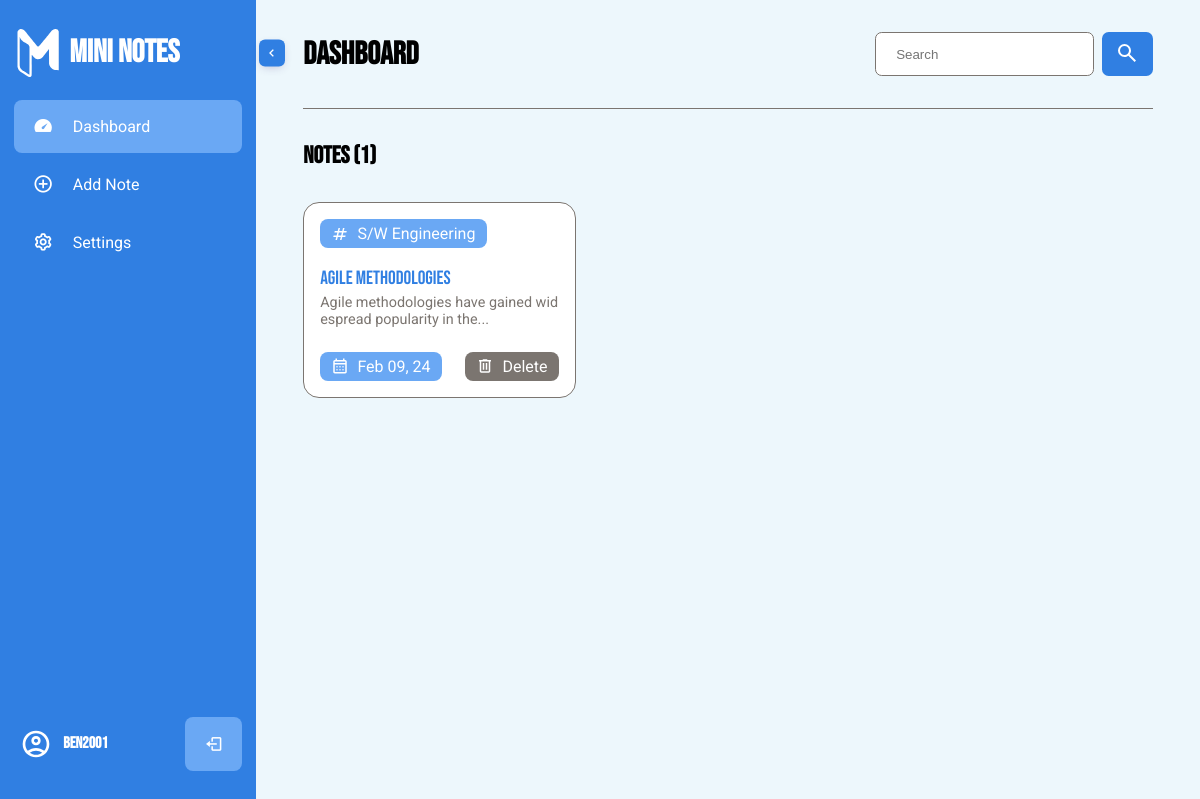
The app's page /dashboard/ (signed in) with its own data.
### notesapp/models.py (models this page shows, shortened)
class Note(models.Model):
    user = models.ForeignKey(User, on_delete=models.CASCADE, default=1)
    title = models.CharField(max_length=255)
    content = models.TextField()
    tags = models.CharField(max_length=255, blank=True, null=True)
    slug = models.SlugField(unique=True)
    date_created = models.DateTimeField(auto_now_add=True)
    date_modified = models.DateTimeField(auto_now=True)

### notesapp/views.py (the view)
# urls.py: path("dashboard/", views.dashboard, name="dashboard"),
@login_required(login_url='userapp:login')
def dashboard(request):
    all_notes = Note.objects.filter(user=request.user)
    query = request.GET.get('search-query')
    if query:
        all_notes = all_notes.filter(
            Q(title__icontains=query) |
            Q(content__icontains=query) |
            Q(tags__icontains=query)
        ).distinct()
    all_notes = all_notes.order_by('-date_created')
    context = {
        "page_title": "MiniNotes | Dashboard",
        "notes": all_notes,
    }
    if not all_notes.exists() and not query:
        context['no_results_message'] = "No notes found."
        context['page_title'] = "MiniNotes | Dashboard - No Notes"
    elif not all_notes.exists() and query:
        context['no_results_message'] = "No search items found."
        context['page_title'] = "MiniNotes | Dashboard - No Search Results"
    return render(request, "dashboard.html", context)

### notesapp/templates/dashboard.html
{% extends 'base.html' %}
{% load static %}
{% block content %}
{% include 'partials/sidebar.html' %}
<div class="dashboard">
    <header class="dashboard-header content-container">
        <h1>Dashboard</h1>
        <form class="dashboard-search-box" role="search">
            <input class="dashboard-form-control" type="search" placeholder="Search" aria-label="Search"
                name="search-query">
            <button class="dashboard-search-btn" type="submit"> <span class="visually-hidden">Search</span>
                <img src="{% static 'images/search.svg' %}" alt="" class="dashboard-search-btn-icon"> </button>
        </form>
    </header>
    <main class="dashboard-main content-container">
        <div class="dashboard-title-div">
            <h2 class="dashboard-title">Notes ({% if notes %}{{ notes.count }}{% else %}0{% endif %})</h2>
        </div>
        <div class="notes-container">
            {% if no_results_message %}
            <p class="dashboard-search-item-result">{{ no_results_message }}</p>
            {% else %}
            <div class="notes-div">
                {% for note in notes %}
                <div class="note-card">
                    <div class="note-card-tag"><img src="{% static 'images/tag.svg' %}" class="note-card-tag-icon"><span
                            class="note-card-tag-content">{{note.tags}}</span></div>
                    <a href="{% url 'noteapp:notedetails' slug=note.slug %}" class="note-card-title">
                        {{note.title|slice:":45" }}{% if note.title|length > 45 %}...{% endif %}</a>
                    <p class="note-card-content">{{ note.content|slice:":60" }}{% if note.content|length > 20 %}...</p>
                    {% endif %}
                    <div class="note-card-details-div">
                        <div class="note-card-date-div">
                            <img src="{% static 'images/date.svg' %}" class="note-card-date-icon">
                            <span class="note-card-date-content">{{ note.date_modified|date:"M d, y"}}</span>
                        </div>
                        <div class="note-card-delete-div">
                            <a href="{% url 'noteapp:deletenote' slug=note.slug %}" class="note-card-delete-link"><img
                                    src="{% static 'images/delete.svg' %}" class="note-card-delete-icon"><span
                                    class="note-card-delete-content">Delete</span></a>
                        </div>
                    </div>
                </div>
                {% endfor %}
            </div>
            {% endif %}
        </div>
    </main>
</div>
{% endblock %}

### notesapp/templates/partials/sidebar.html (shortened to what this page needs)
{% load static %}
<nav class="sidebar">
    <div class="sidebar-top">
        <span class="shrink-btn">
            <i class='bx bx-chevron-left'></i>
        </span>
        <img src="{% static 'images/note_app_logo_white.svg' %}" class="sidebar-logo" alt="sidebar-logo-image">
        <h3 class="hide sidebar-logo-text">Mini Notes</h3>
    </div>
    <div class="sidebar-links">
        <ul>
            <li class="tooltip-element" data-tooltip="0">
                <a href="{% url 'noteapp:dashboard' %}" data-active="0">
                    <div class="icon">
                        <i class='bx bxs-tachometer'></i>
                    </div>
                    <span class="link hide">Dashboard</span>
                </a>
            </li>
            <li class="tooltip-element" data-tooltip="1">
                <a href="{% url 'noteapp:addnote' %}" data-active="1">
                    <div class="icon">
                        <i class='bx bx-plus-circle'></i>
                    </div>
                    <span class="link hide">Add Note</span>
                </a>
            </li>
            <li class="tooltip-element" data-tooltip="2">
                <a href="{% url 'noteapp:settings' %}" data-active="2">
                    <div class="icon">
                        <i class='bx bx-cog'></i>
                    </div>
                    <span class="link hide">Settings</span>
                </a>
            </li>
        </ul>
    </div>
    <div class="sidebar-footer">
        {% if user.is_authenticated %}
        <div class="admin-user tooltip-element" data-tooltip="1">
            <div class="admin-profile hide">
                <img src="{% static 'images/account_circle.svg' %}" alt="" class="sidebar-account-image">
                <div class="admin-info">
                    <h3 class="sidebar-username">{{ user.username }}</h3>
                </div>
            </div>
            <a href="{% url 'userapp:logout' %}" class="log-out">
                <i class='bx bx-log-out'></i>
            </a>
        </div>
    </div>
    {% endif %}
</nav>

### records on screen
Note: tags "S/W Engineering", title "Agile Methodologies", content "Agile methodologies have gained widespread popularity in the", date_modified "Feb 09, 24"

### other values on screen
{{ user.username }} "Ben2001"
{{ notes.count }} "1"
